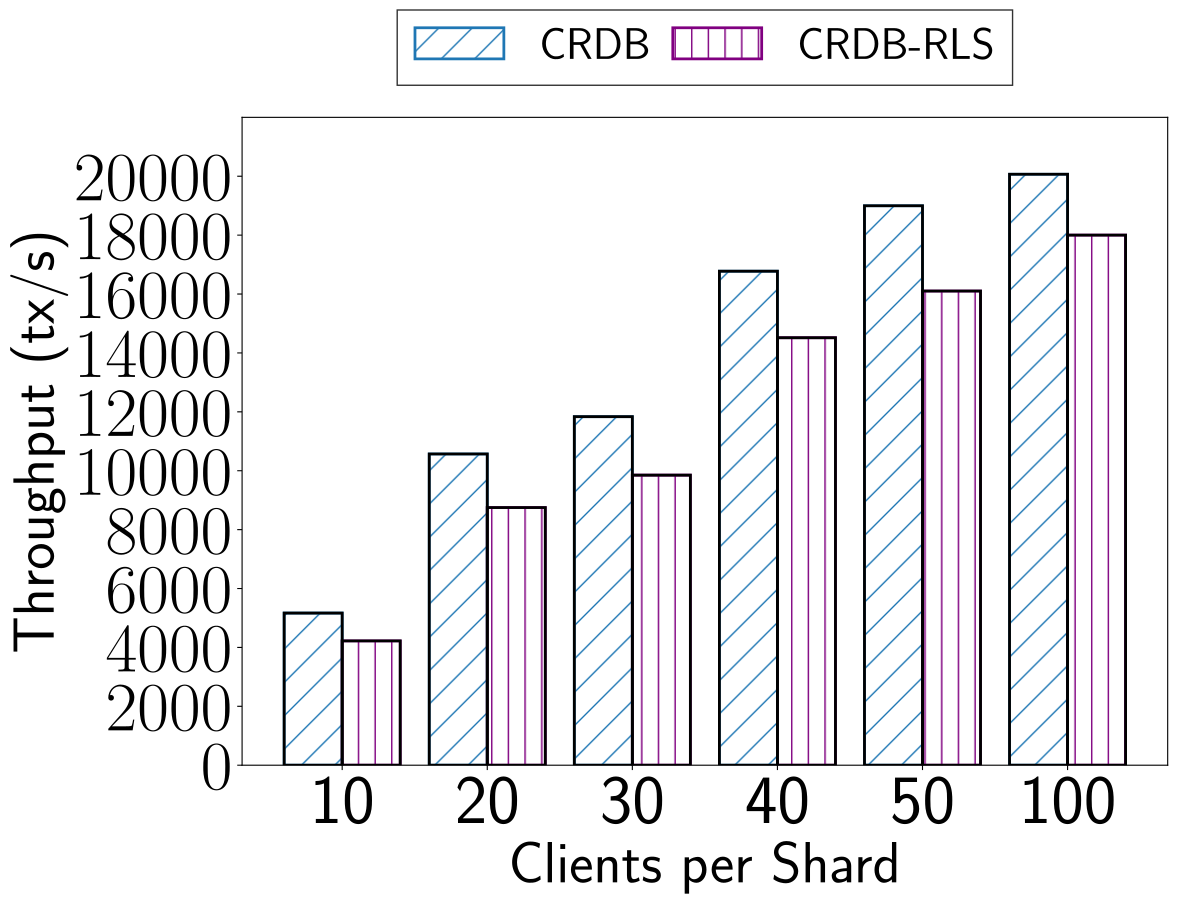

The script that drew this image:


import numpy as np
import matplotlib.pyplot as plt
import os.path
import sys 
from config import *
size = 6
namelist = ['10','20','30','40','50','100']

base = np.arange(size)
xxx = [
5166.6,
10568.8,
11836.5,
16775.1,
18997.9,
20067.9
]
yyy = [
    4221.2,
8748.7 ,
9849.8,
14516.0,
16102.0,
18001.9

]



total_width, n = 0.8, 2
width = total_width / n
base = base - (total_width - width) / 2
fig, ax = plt.subplots(figsize=(10,7))
hatch_tuple = [] 
bartuple=plt.bar(base, xxx,  facecolor='white', color='k',in_layout=True, edgecolor=COLOR_S1, width=width, lw=2, hatch='/', label='XXX')
hatch_tuple.append(bartuple[0])
bartuple=plt.bar(base + width, yyy,  facecolor='white', color='k',in_layout=True, edgecolor="purple", width=width, lw=2, hatch='|', label='YYY')
hatch_tuple.append(bartuple[0])

fig.tight_layout()
edge_tuple = []
bartuple = plt.bar(base, xxx,   color='none',in_layout=True, edgecolor='k', width=width, lw=2)
edge_tuple.append(bartuple[0])
bartuple = plt.bar(base+  width, yyy,   color='none',in_layout=True, edgecolor='k', width=width, lw=2)
edge_tuple.append(bartuple[0])



bottom_tuple = []



ax.set_xlabel("Clients per Shard", size=LABEL_SIZE)
ax.set_ylabel("Throughput (tx/s)", size=LABEL_SIZE)
plt.xticks(base + 0.5 * width, labels=namelist, fontsize=TICK_SIZE)
plt.yticks(np.arange(0, 22000, 2000), fontsize=TICK_SIZE)
plt.ylim((0, 22000))

lg = plt.legend(tuple(hatch_tuple), tuple([ "CRDB", "CRDB-RLS"]), fontsize=0.8*LEGEND_SIZE, loc='upper center',  columnspacing=0.5, borderpad=.4, edgecolor="black", fancybox=False, ncol=2, bbox_to_anchor=(0.5, 1.2))
name = os.path.basename(sys.argv[0])[:-2] + 'pdf'
plt.savefig(name, bbox_inches='tight')
